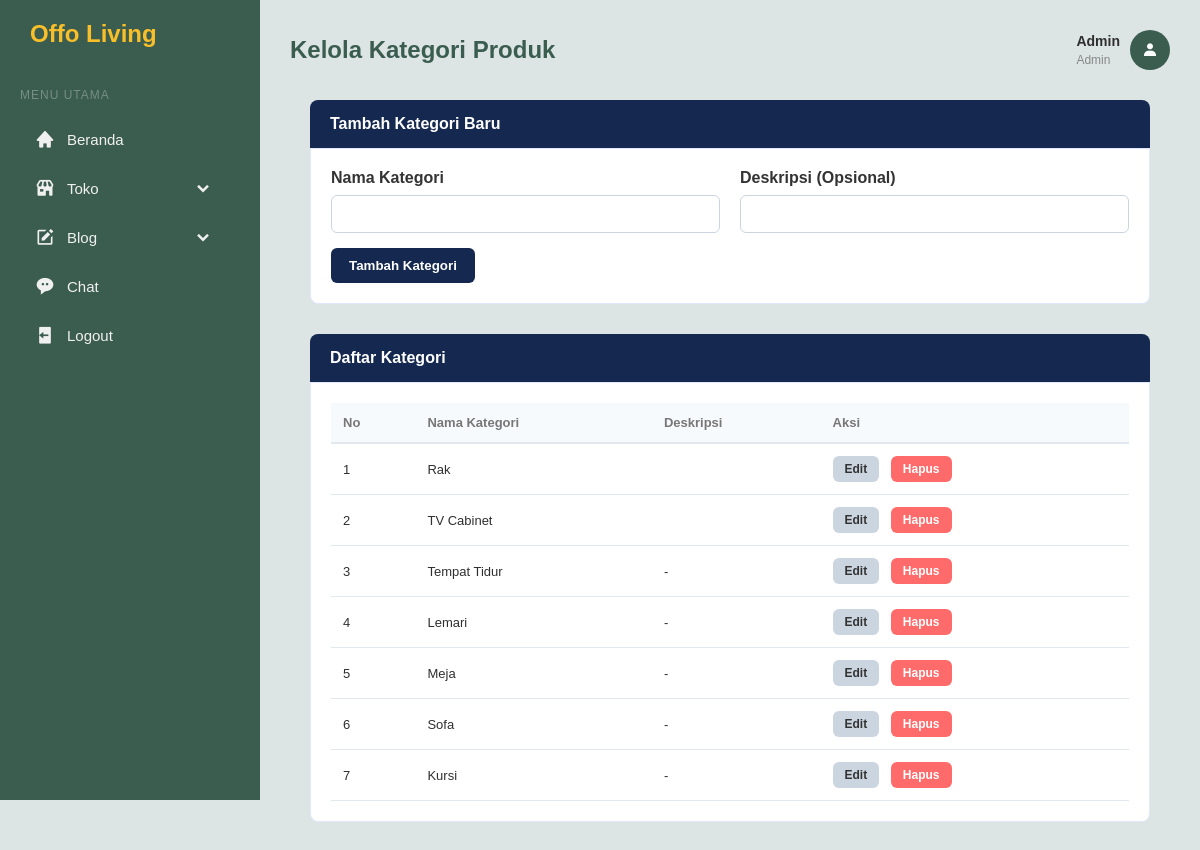
The page /admin-page/kategori_produk.php (signed in) on the database its author committed.
### tables this page shows
CREATE TABLE `categories` (
  `id` int(11) NOT NULL,
  `name` varchar(100) NOT NULL,
  `description` text DEFAULT NULL,
  `created_at` timestamp NOT NULL DEFAULT current_timestamp(),
  `updated_at` timestamp NULL DEFAULT NULL ON UPDATE current_timestamp()
);

### admin-page/kategori_produk.php (the view, shortened to what this page needs)
<?php
require_once __DIR__ . '/../database/config.php';
$admin = $_SESSION['admin_name'];
$categories = [];
$result = $conn->query("SELECT id, name, description FROM categories ORDER BY id DESC");
if ($result) {
    while ($row = $result->fetch_assoc()) {
        $categories[] = $row;
    }
}
?>
<!DOCTYPE html>
<html lang="id">
<head>
    <link href='https://cdn.jsdelivr.net/npm/boxicons@2.0.9/css/boxicons.min.css' rel='stylesheet'>
    <link rel="stylesheet" href="../css/admin.css">
</head>
<body>
    <nav class="sidebar">
        <div class="logo">
            <span>Offo Living</span>
        </div>
        <div class="menu-section">
            <div class="menu-title">Menu Utama</div>
            <ul class="nav-links">
                <li class="nav-item">
                    <a class="nav-link" onclick="toggleSubmenu(this)" href="admin_page.php">
                        <i class='bx bxs-home'></i>
                        <span>Beranda</span>
                    </a>
                <li class="nav-item">
                    <a class="nav-link" onclick="toggleSubmenu(this)">
                        <i class='bx bxs-store'></i>
                        <span>Toko</span>
                        <i class='bx bxs-chevron-down arrow'></i>
                    </a>
                </li>
                <li class="nav-item">
                    <a class="nav-link" onclick="toggleSubmenu(this)">
                        <i class='bx bxs-edit'></i>
                        <span>Blog</span>
                        <i class='bx bxs-chevron-down arrow'></i>
                    </a>
                </li>
                <li class="nav-item">
                    <a class="nav-link" href="chat.php">
                        <i class='bx bxs-message-rounded-dots'></i>
                        <span>Chat</span>
                    </a>
                </li>
                <li class="nav-item">
                    <a class="nav-link" href="../database/logout.php">
                        <i class='bx bxs-log-out'></i>
                        <span>Logout</span>
                    </a>
                </li>
            </ul>
        </div>
    </nav>
    <div class="main-content">
        <header>
            <div class="header-title">Kelola Kategori Produk</div>
            <div class="user-profile">
                <div>
                    <span style="font-weight: 600; font-size: 14px;"><?php echo htmlspecialchars($admin); ?></span><br>
                    <span style="font-size: 12px; color: #888;">Admin</span>
                </div>
                <div class="avatar"><i class='bx bxs-user'></i></div>
            </div>
        </header>
        <div class="container">
            <div class="section-header">Tambah Kategori Baru</div>
            <div class="section-content">
                <form method="post">
                    <div class="form-row">
                        <div class="form-group">
                            <label>Nama Kategori</label>
                            <input type="text" name="name" required>
                        </div>
                        <div class="form-group">
                            <label>Deskripsi (Opsional)</label>
                            <input type="text" name="description">
                        </div>
                    </div>
                    <div class="btn-group">
                        <button type="submit" class="btn btn-primary">Tambah Kategori</button>
                    </div>
                </form>
            </div>
            <div class="section-header">Daftar Kategori</div>
            <div class="section-content">
                <?php if (empty($categories)): ?>
                    <p style="color: #666;">Belum ada kategori.</p>
                <?php else: ?>
                    <table>
                        <thead>
                            <tr>
                                <th>No</th>
                                <th>Nama Kategori</th>
                                <th>Deskripsi</th>
                                <th>Aksi</th>
                            </tr>
                        </thead>
                        <tbody>
                            <?php foreach ($categories as $idx => $cat): ?>
                                <tr>
                                    <td><?php echo $idx + 1; ?></td>
                                    <td><?php echo htmlspecialchars($cat['name']); ?></td>
                                    <td><?php echo htmlspecialchars($cat['description'] ?? '-'); ?></td>
                                    <td>
                                        <button class="btn btn-secondary action-btn" onclick="editCategory(<?php echo $cat['id']; ?>, '<?php echo htmlspecialchars($cat['name']); ?>', '<?php echo htmlspecialchars($cat['description'] ?? ''); ?>')">Edit</button>
                                        <form style="display:inline;" method="post" onsubmit="return confirm('Yakin hapus kategori ini?');">
                                            <button type="submit" class="btn btn-danger action-btn">Hapus</button>
                                        </form>
                                    </td>
                                </tr>
                            <?php endforeach; ?>
                        </tbody>
                    </table>
                <?php endif; ?>
            </div>
        </div>
    </div>
</body>
</html>

### css/admin.css (style rules this page uses)
:root { --primary: #f9bf29; --secondary: #3b5d50; --dark: #2f2f2f; --light: #dce5e4; --white: #ffffff; --text-light: #f0f0f0; --shadow: 0 4px 12px rgba(0, 0, 0, 0.1); --transition: all 0.3s ease; }
* { margin: 0; padding: 0; box-sizing: border-box; font-family: 'Poppins', sans-serif; }
body { background-color: var(--light); display: flex; min-height: 100vh; color: var(--dark); }
.sidebar { width: 260px; background-color: var(--secondary); height: 100vh; position: fixed; top: 0; left: 0; padding: 20px; display: flex; flex-direction: column; transition: var(--transition); z-index: 100; overflow-y: auto; }
.logo { font-size: 24px; font-weight: 700; color: var(--primary); margin-bottom: 40px; display: flex; align-items: center; gap: 10px; }
.menu-title { color: rgba(255,255,255,0.3); font-size: 12px; text-transform: uppercase; margin-bottom: 15px; letter-spacing: 1px; }
.nav-links { list-style: none; margin-bottom: 20px; }
.nav-item { margin-bottom: 5px; }
.nav-link { display: flex; align-items: center; padding: 12px 15px; color: var(--text-light); text-decoration: none; border-radius: 10px; transition: var(--transition); cursor: pointer; font-size: 15px; font-weight: 500; }
.nav-link i { margin-right: 12px; font-size: 20px; }
.nav-link .arrow { margin-left: auto; transition: transform 0.3s; }
.main-content { margin-left: 260px; flex: 1; padding: 30px; width: calc(100% - 260px); max-width: calc(100% - 260px); min-width: 0; box-sizing: border-box; }
header { display: flex; justify-content: space-between; align-items: center; margin-bottom: 30px; min-width: 0; }
.dashboard-controls, .dashboard-controls select, .user-profile, .header-title, .card-header, .stats-grid, .dashboard-grid, .card, .card-summary, .card-revenue { min-width: 0; }
.header-title { font-size: 24px; font-weight: 600; color: var(--secondary); }
.user-profile { display: flex; align-items: center; gap: 10px; }
.avatar { width: 40px; height: 40px; background-color: var(--secondary); border-radius: 50%; display: flex; align-items: center; justify-content: center; color: var(--white); font-weight: bold; }
* { box-sizing: border-box; }
.form-group { display: flex; flex-direction: column; }
input[type="text"], input[type="number"], select, input[type="file"] { width: 100%; padding: 10px 12px; border-radius: 10px; border: 1px solid #e9e9e9; outline: none; }
.btn { display: inline-flex; align-items: center; justify-content: center; border: 0; cursor: pointer; padding: 10px 14px; border-radius: 10px; font-weight: 600; transition: var(--transition); text-decoration: none; }
.btn-primary { background: var(--secondary); color: var(--white); }
.btn-danger { background: #e74c3c; color: #fff; }
table { width:100%; border-collapse: collapse; }
th, td { border-bottom: 1px solid #eee; padding: 12px 10px; text-align: left; font-size: 13px; }
th { color: #777; font-weight: 600; }

### admin-page/kategori_produk.php (style rules this page uses)
.container { max-width: 1200px; margin: 20px auto; padding: 0 20px; }
.section-header { background: #142850; color: #fff; padding: 15px 20px; border-radius: 8px 8px 0 0; font-weight: 600; }
.section-content { background: #fff; border: 1px solid #e0e7ff; border-radius: 0 0 8px 8px; padding: 20px; margin-bottom: 30px; }
.form-group { margin-bottom: 15px; }
.form-group label { display: block; font-weight: 600; margin-bottom: 8px; color: #333; }
.form-group input, .form-group textarea { width: 100%; padding: 10px; border: 1px solid #cbd5e0; border-radius: 6px; font-size: 14px; }
.form-row { display: grid; grid-template-columns: 1fr 1fr; gap: 20px; }
.btn-group { display: flex; gap: 10px; }
.btn { padding: 10px 18px; border: none; border-radius: 6px; cursor: pointer; font-weight: 600; }
.btn-primary { background: #142850; color: #fff; }
.btn-danger { background: #ff6b6b; color: #fff; }
.btn-secondary { background: #cbd5e0; color: #333; }
table { width: 100%; border-collapse: collapse; }
table th { background: #f7fafc; border-bottom: 2px solid #e2e8f0; padding: 12px; text-align: left; font-weight: 600; }
table td { border-bottom: 1px solid #e2e8f0; padding: 12px; }
.action-btn { padding: 6px 12px; margin-right: 8px; font-size: 12px; }

### rows shown on the page
categories: name "Rak"
categories: name "TV Cabinet"
categories: name "Tempat Tidur", description "-"
categories: name "Lemari", description "-"
categories: name "Meja", description "-"
categories: name "Sofa", description "-"
categories: name "Kursi", description "-"

### other values the page prints
$admin "Admin"
